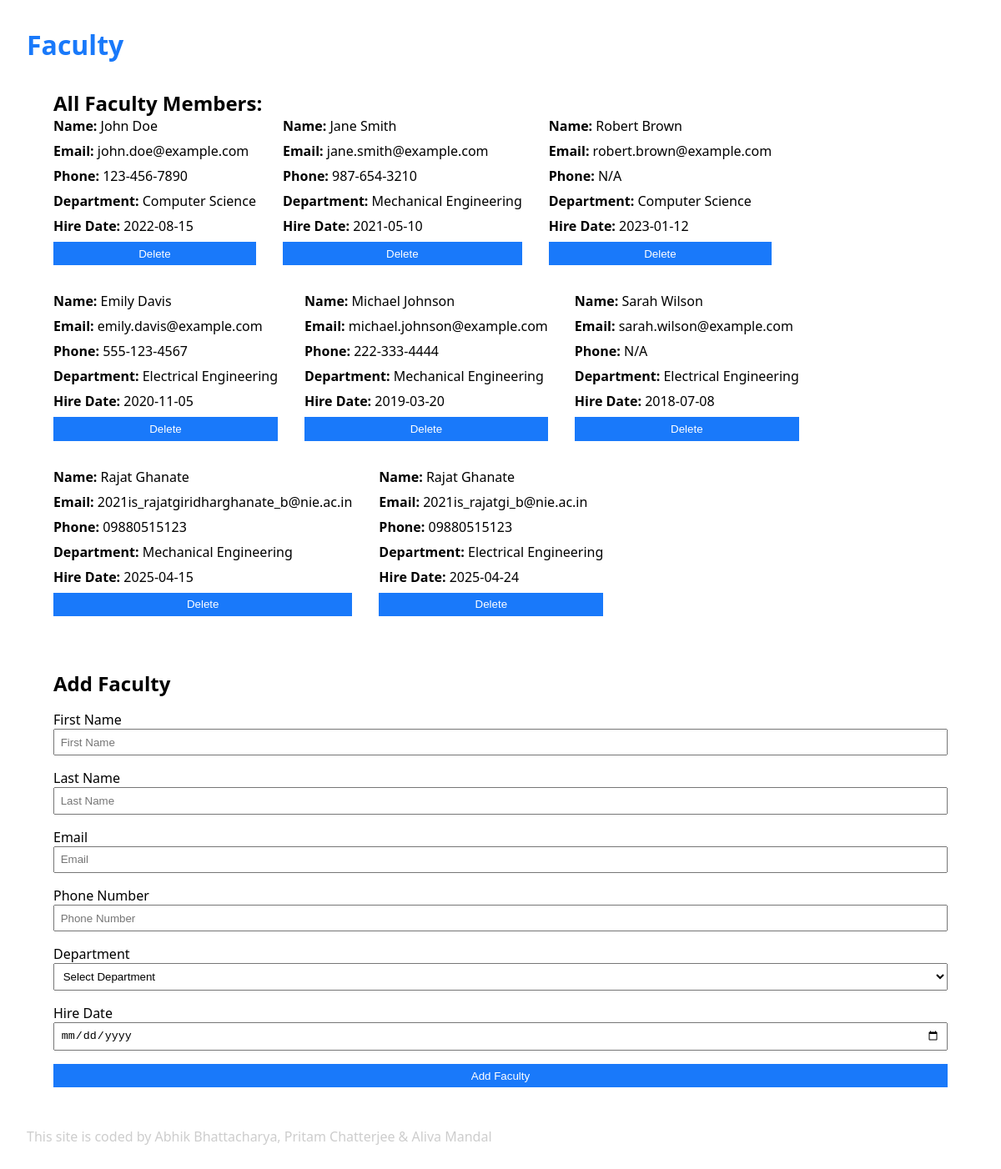
The app's page /faculty/ with its own data.
### flask_server/university/models.py (models this page shows, shortened)
class Faculty(db.Model):
    __tablename__ = 'faculty'
    faculty_id = db.Column(db.Integer, primary_key=True, autoincrement=True)
    first_name = db.Column(db.String(123), nullable=False)
    last_name = db.Column(db.String(123), nullable=False)
    email = db.Column(db.String(255), unique=True, nullable=False)
    phone_number = db.Column(db.String(15), nullable=True)
    department_id = db.Column(db.Integer, ForeignKey('departments.department_id'), nullable=False)
    hire_date = db.Column(Date, nullable=False)
    class_schedules = relationship('ClassSchedule', back_populates='faculty')
    department = relationship('Department', back_populates='faculty')
    courses = relationship(
        'Course',
        secondary='faculty_course_association',
        back_populates='faculty_members',
    )

class Department(db.Model):
    __tablename__ = 'departments'
    department_id = db.Column(db.Integer, primary_key=True, autoincrement=True)
    department_name = db.Column(db.String(255), unique=True, nullable=False)
    head_of_department = db.Column(db.String(255), nullable=False)
    password = db.Column(db.String(255), nullable=True)  # <-- New column added
    students = relationship('Student', back_populates='department', lazy='dynamic')
    faculty = relationship('Faculty', back_populates='department', lazy='dynamic')
    courses = relationship('Course', back_populates='department', lazy='dynamic')

### flask_server/university/routes.py (the view, shortened to what this page needs)
@app.route("/faculty/", methods=['POST', 'GET'])
def faculty():
    faculty_list = Faculty.query.all()
    return render_template('dashboards/faculty.html', faculty=faculty_list)

### flask_server/templates/dashboards/faculty.html (shortened to what this page needs)
<!DOCTYPE html>
<html lang="en">
<head>
</head>
<body>
  <h1>Faculty</h1>
  <main>
    <section class="all">
      <h2>All Faculty Members:</h2>
    <ul>
      {% if faculty %}
        {% for faculty_member in faculty %}
          <li>
            <p><strong>Name:</strong> {{ faculty_member.first_name }} {{ faculty_member.last_name }}</p>
            <p><strong>Email:</strong> {{ faculty_member.email }}</p>
            <p><strong>Phone:</strong> {{ faculty_member.phone_number or 'N/A' }}</p>
            <p><strong>Department:</strong> {{ faculty_member.department.department_name }}</p>
            <p><strong>Hire Date:</strong> {{ faculty_member.hire_date }}</p>
            <button><a href="{{ url_for('faculty_delete', id=faculty_member.faculty_id) }}">Delete</a></button>
          </li>
        {% endfor %}
      {% else %}
        <p>No faculty members found.</p>
      {% endif %}
    </ul>
    </section>
    <section>
      <h2>Add Faculty</h2>
      <form action="{{ url_for('faculty') }}" method="post">
        <div>
          <label for="first_name">First Name</label>
          <input type="text" name="first_name" placeholder="First Name" required />
        </div>
        <div>
          <label for="last_name">Last Name</label>
          <input type="text" name="last_name" placeholder="Last Name" required />
        </div>
        <div>
          <label for="email">Email</label>
          <input type="email" name="email" placeholder="Email" required />
        </div>
        <div>
          <label for="phone_number">Phone Number</label>
          <input type="text" name="phone_number" placeholder="Phone Number" />
        </div>
        <div>
          <label for="department_id">Department</label>
          <select name="department_id" required>
            <option value="" disabled selected>Select Department</option>
          </select>
        </div>
        <div>
          <label for="hire_date">Hire Date</label>
          <input type="date" name="hire_date" required />
        </div>
        <button type="submit">Add Faculty</button>
      </form>
    </section>
  </main>
  <footer>This site is coded by Abhik Bhattacharya, Pritam Chatterjee & Aliva Mandal</footer>
</body>
</html>

### flask_server/templates/dashboards/faculty.html (style rules this page uses)
* { box-sizing: border-box; padding: 0; margin: 0; }
body { padding: 2em; display: flex; flex-direction: column; min-height: 100vh; font-family: system-ui, -apple-system, BlinkMacSystemFont, 'Segoe UI', Roboto, Oxygen, Ubuntu, Cantarell, 'Open Sans', 'Helvetica Neue', sans-serif; }
section { padding: 2em; width: 100%; }
h1 { color: #1979fa; }
.all { max-height: 90vh; overflow: auto; }
.all ul { display: flex; flex-wrap: wrap; gap: 2em; }
form { display: flex; flex-direction: column; gap: 1em; padding: 1em 0em; }
a { text-decoration: none; color: inherit; }
button { background: #1979fa; color: white; padding: 0.5em; border: none; cursor: pointer; }
input, select { width: 100%; padding: 0.5em; }
li { display: grid; gap: 8px; }
footer { margin-top: auto; color: rgb(205, 205, 205); }

### records on screen
Faculty: first_name "John", last_name "Doe", email "john.doe@example.com", phone_number "123-456-7890", department.department_name "Computer Science", hire_date "2022-08-15"
Faculty: first_name "Jane", last_name "Smith", email "jane.smith@example.com", phone_number "987-654-3210", department.department_name "Mechanical Engineering", hire_date "2021-05-10"
Faculty: first_name "Robert", last_name "Brown", email "robert.brown@example.com", phone_number "N/A", department.department_name "Computer Science", hire_date "2023-01-12"
Faculty: first_name "Emily", last_name "Davis", email "emily.davis@example.com", phone_number "555-123-4567", department.department_name "Electrical Engineering", hire_date "2020-11-05"
Faculty: first_name "Michael", last_name "Johnson", email "michael.johnson@example.com", phone_number "222-333-4444", department.department_name "Mechanical Engineering", hire_date "2019-03-20"
Faculty: first_name "Sarah", last_name "Wilson", email "sarah.wilson@example.com", phone_number "N/A", department.department_name "Electrical Engineering", hire_date "2018-07-08"
Faculty: first_name "Rajat", last_name "Ghanate", email "2021is_rajatgiridharghanate_b@nie.ac.in", phone_number "09880515123", department.department_name "Mechanical Engineering", hire_date "2025-04-15"
Faculty: first_name "Rajat", last_name "Ghanate", email "2021is_rajatgi_b@nie.ac.in", phone_number "09880515123", department.department_name "Electrical Engineering", hire_date "2025-04-24"
